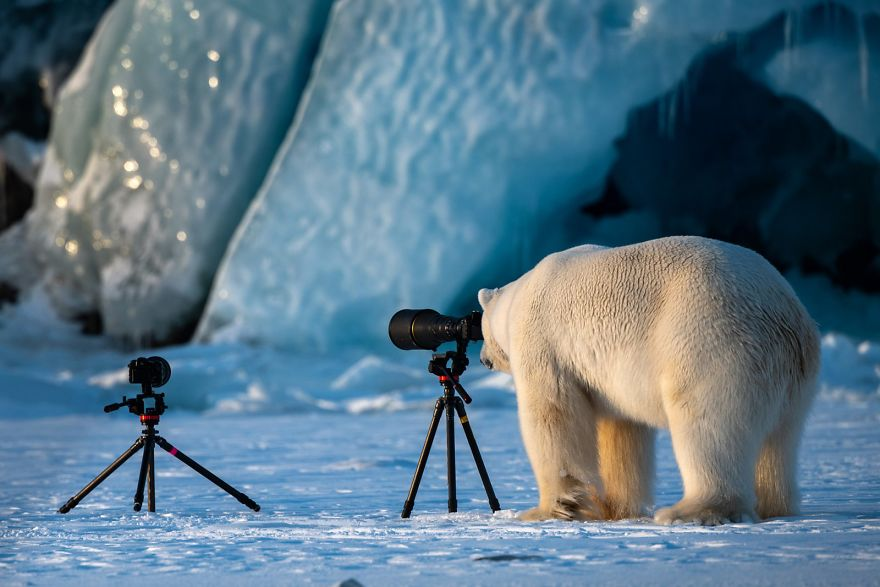
#> input picture polarbear.jpg, 880 x 587 px
$ python 'example_For Loops_vs_Numpy.py'
#> lines starting #> are read from the running program, lines starting #| are printed output that depends on the picture
#!/usr/bin/env python3
# -*- coding: utf-8 -*-
"""
Created on Thu Sep 19 18:59:36 2024

@author: rpp
"""

import matplotlib.pyplot as plt
import numpy as np
import time


def showimg(img):
    plt.figure()
    plt.imshow(img)
    plt.axis('off')
    plt.show()


def main():
    plt.close('all')

    #---- read img
    fName = "polarbear.jpg"   #"image008.jpg"
    img = plt.imread(fName)  #matplotlib.img.imread
#> img is the input picture: shape (587, 880, 3); mean R, G, B 90.3, 117.6, 134.3

    #---- show img
    showimg(img)

    nRep = 1  #number of repetitions of image rostart = time.time()tation

    #--- rotate image (transpose)
    start = time.time()
    for rep in range(nRep):
        imgRT = img.transpose((1, 0, 2))
#> this loop made 1 pass
#> pass 1, in main, `imgRT = img.transpose((1, 0, 2))`:
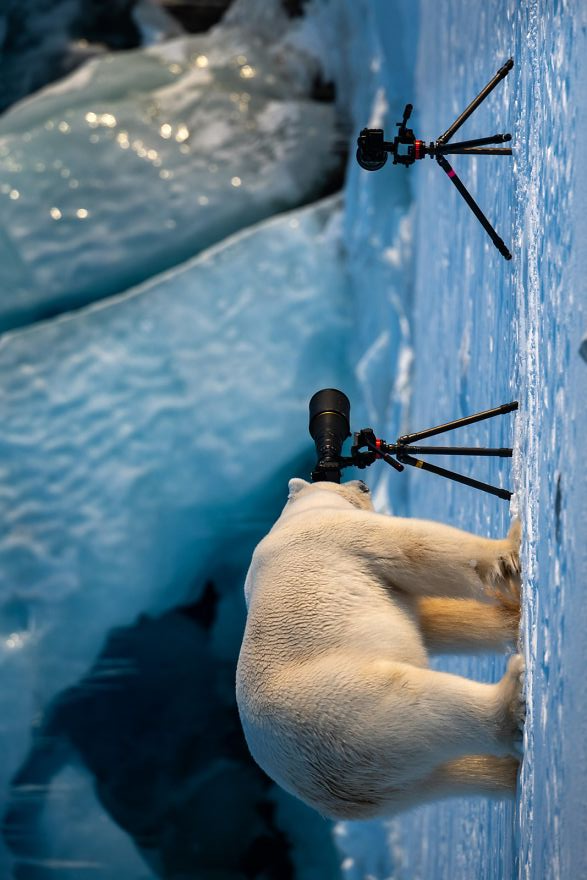
#> imgRT: shape (880, 587, 3); mean R, G, B 90.3, 117.6, 134.3
    end = time.time()
    print("Time using numpy: %.5f seconds." % (end - start))
    showimg(imgRT)

    #--- rotate image (loops)
    start2 = time.time()
    for rep in range(nRep):
        nl, nc, nCh = img.shape
        imgRC = np.empty((nc, nl, nCh), dtype = np.uint8)
        for k in range(nCh):
            for i in range(nc):
                for j in range(nl):
                    imgRC[i, j, k] = img[j, i, k]
    end2 = time.time()
    print("Time using for loops: %.5f seconds." % (end2 - start2))
    showimg(imgRC)


if __name__ == "__main__":
    main()
